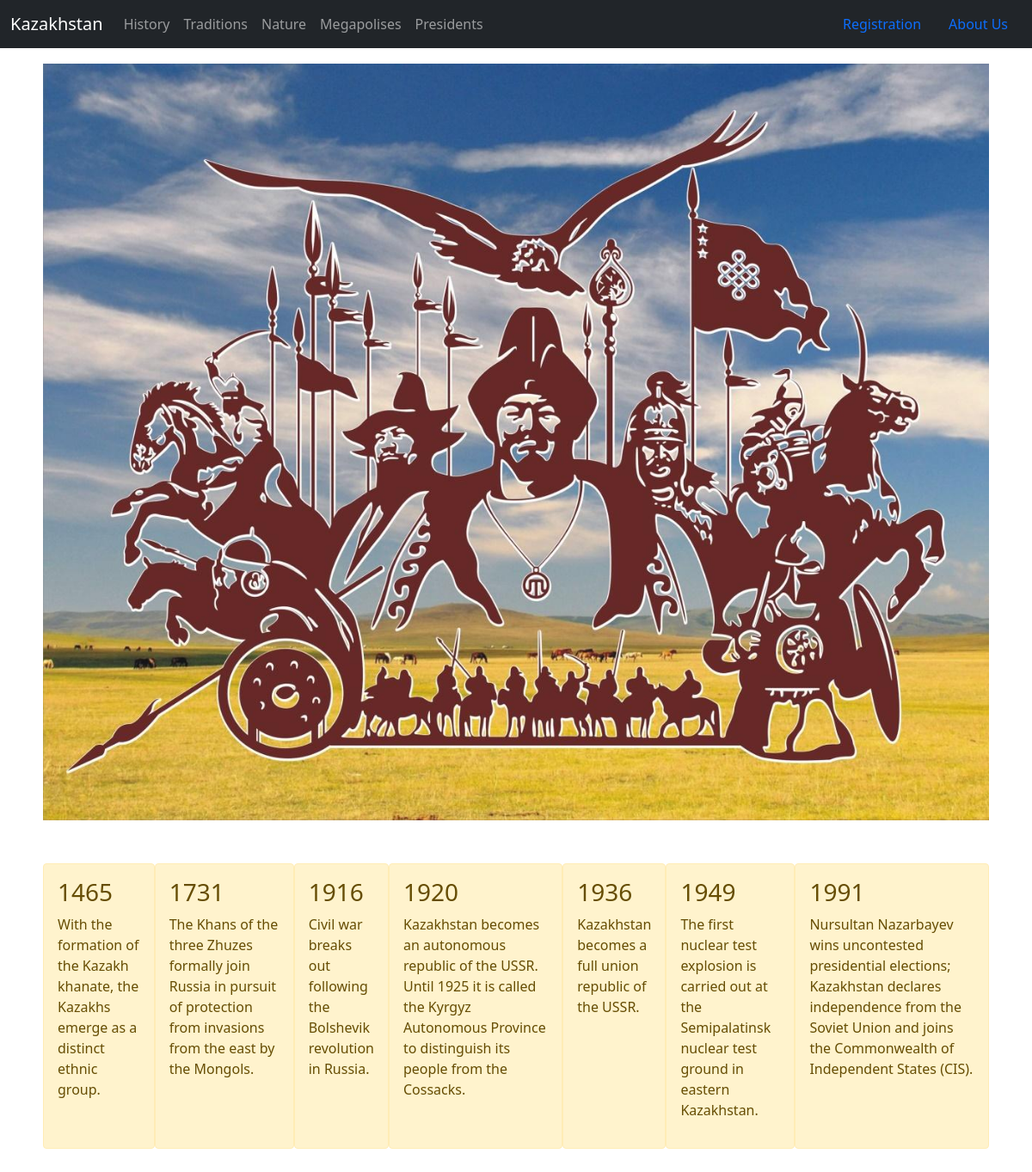
Before: /history with the older database file.
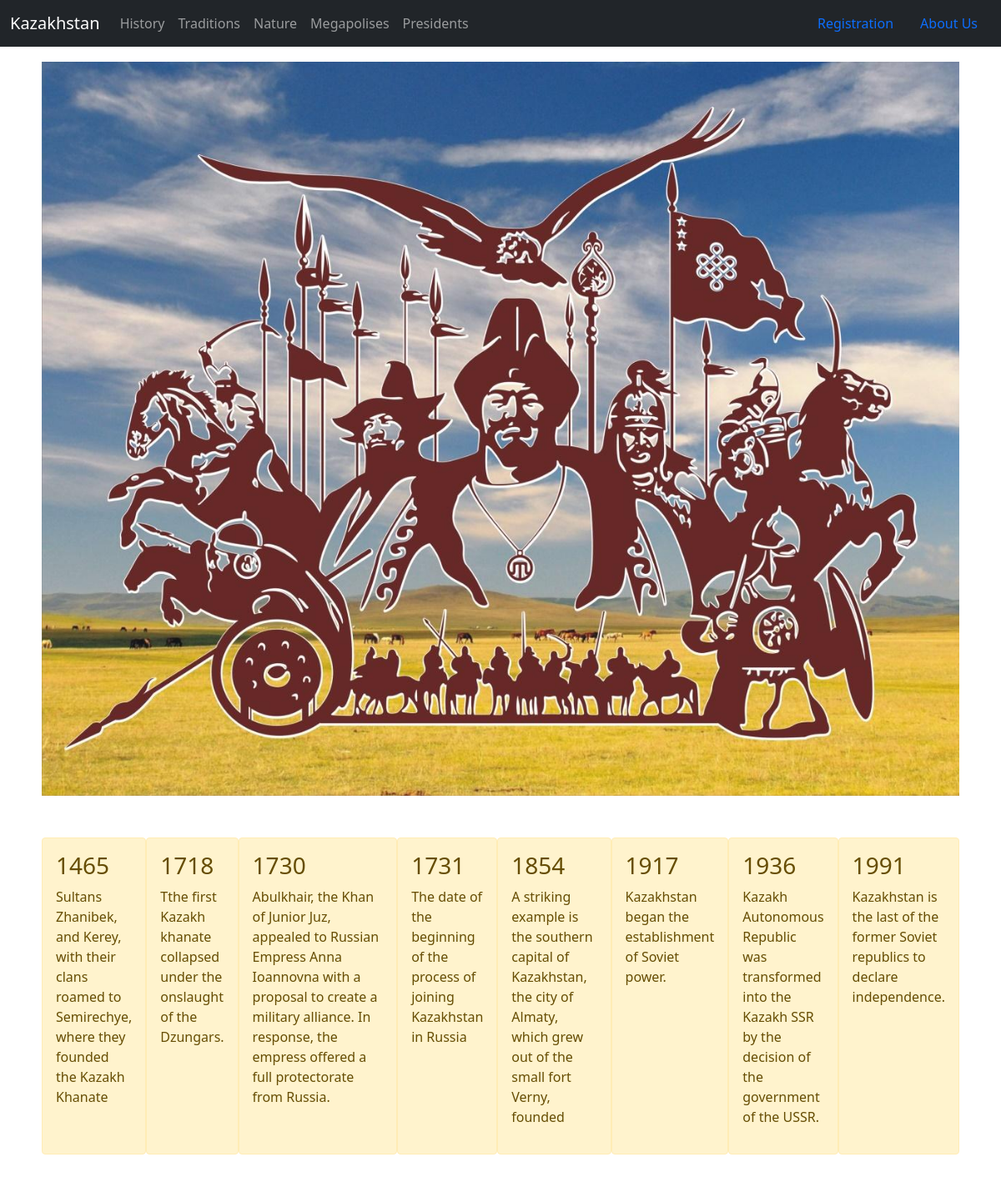
After: the same page with the newer database file.
### main/models.py (models this page shows, shortened)
class History (models.Model):
    years = models.IntegerField('Years')
    hap = models.TextField('What happened')

### main/views.py (the view)
# urls.py: path('history', views.history, name='hist'),
def history(request):
    histr = History.objects.order_by('years')
    return render(request, 'main/history.html', {'histr': histr})

### main/templates/main/history.html (shortened to what this page needs)
{% extends 'main/base.html' %}
{% load static %}
{% block body %}
<div class="pict">
    <img src="{% static 'his.jpeg' %}">
</div>
<div class="cont">
{% for i in histr %}
    <div class="alert alert-warning">
        <h3>{{ i.years }}</h3>
        <p>{{ i.hap }}</p>
    </div>
{% endfor %}
</div>
{% endblock %}

### main/templates/main/base.html (shortened to what this page needs)
<!DOCTYPE html>
<html lang="ru">
<head>
    <link rel="stylesheet" href="https://cdn.jsdelivr.net/npm/bootstrap@5.1.3/dist/css/bootstrap.min.css">
</head>
<body>
  <div>
    <nav class="navbar navbar-expand-md navbar-dark fixed-top bg-dark">
        <div class="container-fluid">
          <a class="navbar-brand" href="{% url 'home' %}">Kazakhstan</a>
          <div class="collapse navbar-collapse" id="navbarCollapse">
            <ul class="navbar-nav me-auto mb-2 mb-md-0">
              <li class="nav-item">
                <a class="nav-link" href="{% url 'hist' %}">History</a>
              </li>
              <li class="nav-item">
                <a class="nav-link" href="{% url 'trad' %}">Traditions</a>
              </li>
              <li class="nav-item">
                  <a class="nav-link" href="{% url 'nat' %}">Nature</a>
              </li>
              <li class="nav-item">
                  <a class="nav-link" href="{% url 'megap' %}">Megapolises</a>
              </li>
              <li class="nav-item">
                <a class="nav-link" href="{% url 'pres' %}">Presidents</a>
            </li>
            </ul>
            <a class="nav-link" href="{% url 'reg' %}">Registration</a>
            <a class="nav-link" href="{% url 'about-us' %}">About Us</a>
          </div>
        </div>
      </nav>
    </div>
    <span class="container">
      {% block body %}{% endblock %}
    </span>
</body>
</html>

### main/templates/main/history.html (style rules this page uses)
.cont { display: flex; margin: 50px; }
.pict { margin: 50px; }
.pict img { width: 100%; }

Changed rows visible on the page:
changed History: hap "With the formation of the Kazakh khanate, the Kazakhs emerge as a distinct ethnic group." → "Sultans Zhanibek, and Kerey, with their clans roamed to Semirechye, where they founded the Kazakh Khanate"
changed History: years "1731" → "1718"; hap "The Khans of the three Zhuzes formally join Russia in pursuit of protection from invasions from the east by the Mongols." → "Tthe first Kazakh khanate collapsed under the onslaught of the Dzungars."
changed History: years "1916" → "1730"; hap "Civil war breaks out following the Bolshevik revolution in Russia." → "Abulkhair, the Khan of Junior Juz, appealed to Russian Empress Anna Ioannovna with a proposal to create a military alliance. In response, the empress offered a full protectorate from Russia."
changed History: years "1920" → "1731"; hap "Kazakhstan becomes an autonomous republic of the USSR. Until 1925 it is called the Kyrgyz Autonomous Province to distinguish its people from the Cossacks." → "The date of the beginning of the process of joining Kazakhstan in Russia"
changed History: years "1936" → "1854"; hap "Kazakhstan becomes a full union republic of the USSR." → "A striking example is the southern capital of Kazakhstan, the city of Almaty, which grew out of the small fort Verny, founded"
changed History: years "1949" → "1917"; hap "The first nuclear test explosion is carried out at the Semipalatinsk nuclear test ground in eastern Kazakhstan." → "Kazakhstan began the establishment of Soviet power."
changed History: years "1991" → "1936"; hap "Nursultan Nazarbayev wins uncontested presidential elections; Kazakhstan declares independence from the Soviet Union and joins the Commonwealth of Independent States (CIS)." → "Kazakh Autonomous Republic was transformed into the Kazakh SSR by the decision of the government of the USSR."
added History: years "1991", hap "Kazakhstan is the last of the former Soviet republics to declare independence."
